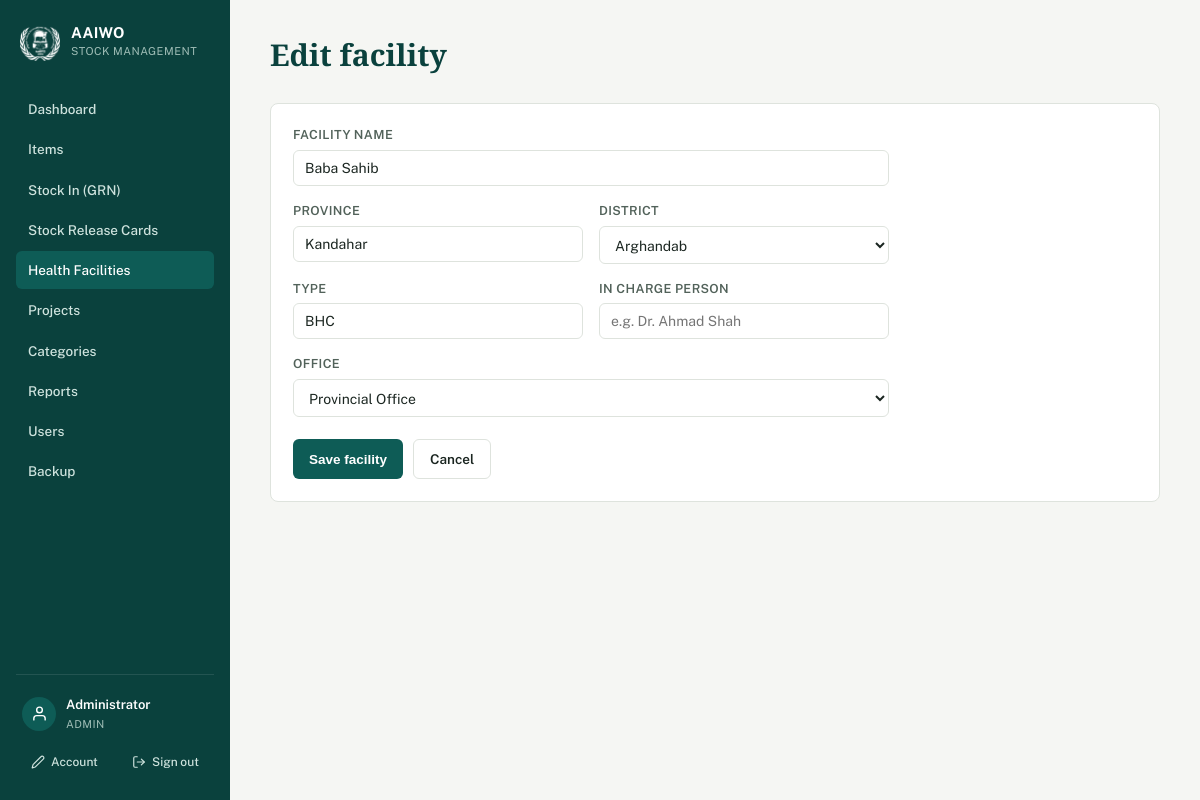
Page /hf_form?id=1 (signed in) on the committed database.
### tables this page shows
CREATE TABLE Users (
            UserID INTEGER PRIMARY KEY AUTOINCREMENT,
            Username TEXT NOT NULL UNIQUE,
            PasswordHash TEXT NOT NULL,
            FullName TEXT,
            Role TEXT NOT NULL DEFAULT 'staff',
            Active INTEGER NOT NULL DEFAULT 1,
            MustChangePassword INTEGER NOT NULL DEFAULT 0,
            CreatedAt TEXT NOT NULL DEFAULT (datetime('now'))
        , FailedLoginAttempts INTEGER NOT NULL DEFAULT 0, LockedUntil TEXT, Office TEXT);

CREATE TABLE HealthFacilities (
    HFID             INTEGER PRIMARY KEY,
    HFName           TEXT NOT NULL,
    DistrictID       INTEGER REFERENCES Districts(DistrictID),
    HFType           TEXT,
    DistributionDate TEXT
, InChargePerson TEXT, Office TEXT DEFAULT 'main', Province TEXT);

CREATE TABLE Districts (
    DistrictID   INTEGER PRIMARY KEY,
    DistrictName TEXT NOT NULL UNIQUE
);

### config/db.php (called while the page is built, shortened)
<?php
function db_file_path(): string {
    return __DIR__ . '/../data/stock_management.sqlite';
}
function db(): PDO {
    static $pdo = null;
    if ($pdo === null) {
        $path = db_file_path();
        $pdo = new PDO('sqlite:' . $path);
        $pdo->setAttribute(PDO::ATTR_ERRMODE, PDO::ERRMODE_EXCEPTION);
        $pdo->setAttribute(PDO::ATTR_DEFAULT_FETCH_MODE, PDO::FETCH_ASSOC);
        $pdo->exec('PRAGMA foreign_keys = ON');
        stockapp_migrate($pdo);
    }
    return $pdo;
}
function stockapp_migrate(PDO $pdo): void {
    $pdo->exec("
        CREATE TABLE IF NOT EXISTS Users (
            UserID INTEGER PRIMARY KEY AUTOINCREMENT,
            Username TEXT NOT NULL UNIQUE COLLATE NOCASE,
            PasswordHash TEXT NOT NULL,
            FullName TEXT,
            Role TEXT NOT NULL DEFAULT 'staff',
            Active INTEGER NOT NULL DEFAULT 1,
            MustChangePassword INTEGER NOT NULL DEFAULT 0,
            CreatedAt TEXT NOT NULL DEFAULT (datetime('now'))
        )
    ");
    $auditCols = [
        'CreatedByUserID' => 'INTEGER',
        'UpdatedByUserID' => 'INTEGER',
        'CreatedAt' => 'TEXT',
        'UpdatedAt' => 'TEXT',
        'GroupName' => 'TEXT',
    ];
    foreach (['StockReceipts', 'StockReleases'] as $table) {
        $existing = array_column($pdo->query('PRAGMA table_info(' . $table . ')')->fetchAll(), 'name');
    }
    $stockReleasesExists = (bool)$pdo->query("SELECT name FROM sqlite_master WHERE type='table' AND name='StockReleases'")->fetchColumn();
    if ($stockReleasesExists) {
        $existingReleaseCols = array_column($pdo->query('PRAGMA table_info(StockReleases)')->fetchAll(), 'name');
    }
    $pdo->exec('CREATE TABLE IF NOT EXISTS Projects (
        ProjectID INTEGER PRIMARY KEY AUTOINCREMENT,
        ProjectName TEXT NOT NULL,
        Description TEXT,
        CreatedByUserID INTEGER,
        CreatedAt TEXT,
        UpdatedByUserID INTEGER,
        UpdatedAt TEXT
    )');
    foreach (['Items', 'StockReceipts', 'StockReleases'] as $projectTable) {
        $existingCols = array_column($pdo->query('PRAGMA table_info(' . $projectTable . ')')->fetchAll(), 'name');
    }
    $categoriesExisted = (bool)$pdo->query("SELECT name FROM sqlite_master WHERE type='table' AND name='ItemCategories'")->fetchColumn();
    $pdo->exec('CREATE TABLE IF NOT EXISTS ItemCategories (
        CategoryID INTEGER PRIMARY KEY AUTOINCREMENT,
        CategoryName TEXT NOT NULL,
        CategoryNameLocal TEXT,
        CreatedAt TEXT
    )');
    $existingItemCols = array_column($pdo->query('PRAGMA table_info(Items)')->fetchAll(), 'name');
    $existingUserCols = array_column($pdo->query('PRAGMA table_info(Users)')->fetchAll(), 'name');
    foreach (['Items', 'HealthFacilities', 'StockReceipts', 'StockReleases'] as $table) {
        $tableExists = (bool)$pdo->query("SELECT name FROM sqlite_master WHERE type='table' AND name='$table'")->fetchColumn();
        $cols = array_column($pdo->query('PRAGMA table_info(' . $table . ')')->fetchAll(), 'name');
    }
    $hfTableExists = (bool)$pdo->query("SELECT name FROM sqlite_master WHERE type='table' AND name='HealthFacilities'")->fetchColumn();
    if ($hfTableExists) {
        $existingHfCols = array_column($pdo->query('PRAGMA table_info(HealthFacilities)')->fetchAll(), 'name');
    }
    $itemsTableExists = (bool)$pdo->query("SELECT name FROM sqlite_master WHERE type='table' AND name='Items'")->fetchColumn();
    if ($itemsTableExists) {
        $existingItemCols = array_column($pdo->query('PRAGMA table_info(Items)')->fetchAll(), 'name');
    }
    $userCount = (int)$pdo->query('SELECT COUNT(*) FROM Users')->fetchColumn();
}

### hf_form.php (the view, shortened to what this page needs)
<?php
require __DIR__ . '/includes/functions.php';
require_login();
$id = isset($_GET['id']) ? (int)$_GET['id'] : null;
$hf = ['HFName'=>'','DistrictID'=>'','HFType'=>'','InChargePerson'=>'','Office'=>null,'Province'=>''];
if ($id) {
    $stmt = db()->prepare('SELECT * FROM HealthFacilities WHERE HFID = ?');
    $stmt->execute([$id]);
    $found = $stmt->fetch();
    $hf = $found;
}
$districts = all_districts();
require __DIR__ . '/includes/header.php';
?>
<div class="page-head">
  <div><h1><?= $id ? 'Edit facility' : 'New facility' ?></h1></div>
</div>
<div class="panel">
  <form class="stack" method="post" style="padding:22px;">
    <div class="field">
      <label>Facility name</label>
      <input type="text" name="HFName" value="<?= h($hf['HFName']) ?>" required placeholder="e.g. Hadira (CHC)">
    </div>
    <div class="row2">
      <div class="field">
        <label>Province</label>
        <input type="text" name="Province" value="<?= h($hf['Province'] ?? '') ?>" placeholder="e.g. Kandahar — leave blank if same as usual">
      </div>
      <div class="field">
        <label>District</label>
        <select name="DistrictID">
          <?php foreach ($districts as $d): ?>
            <option value="<?= $d['DistrictID'] ?>" <?= $hf['DistrictID']==$d['DistrictID']?'selected':'' ?>><?= h($d['DistrictName']) ?></option>
          <?php endforeach; ?>
        </select>
      </div>
    </div>
    <div class="row2">
      <div class="field">
        <label>Type</label>
        <input type="text" name="HFType" list="hfTypeList" value="<?= h($hf['HFType']) ?>" placeholder="e.g. SHC, BHC, CHC — or type a new type">
      </div>
      <div class="field">
        <label>In charge person</label>
        <input type="text" name="InChargePerson" value="<?= h($hf['InChargePerson']) ?>" placeholder="e.g. Dr. Ahmad Shah">
      </div>
    </div>
    <div class="field">
      <label>Office</label>
      <?php if (is_admin()): ?>
        <?= office_select_field('Office', $hf['Office'] ?? null) ?>
      <?php else: ?>
        <input type="text" value="<?= h(office_label(current_user()['Office'] ?? null)) ?>" disabled>
      <?php endif; ?>
    </div>
    <div class="actions">
      <button class="btn" type="submit">Save facility</button>
      <a class="btn secondary" href="health_facilities">Cancel</a>
    </div>
  </form>
</div>
<?php require __DIR__ . '/includes/footer.php'; ?>

### includes/header.php (shortened to what this page needs)
<?php
require_once __DIR__ . '/functions.php';
$me = current_user();
$current = basename($_SERVER['SCRIPT_NAME']);
$importType = $_GET['type'] ?? ($_POST['import_type'] ?? '');
$isImportGrn = ($current === 'import.php' && $importType !== 'card');
$isImportCard = ($current === 'import.php' && $importType === 'card');
?>
<!DOCTYPE html>
<html lang="en">
<head>
<?php
$cssPath = __DIR__ . '/../assets/style.css';
$cssVer = is_file($cssPath) ? filemtime($cssPath) : 1;
?>
<link rel="stylesheet" href="<?= isset($assetPrefix) ? $assetPrefix : '' ?>assets/style.css?v=<?= $cssVer ?>">
</head>
<body>
<div class="shell">
  <aside class="sidebar">
    <div class="brand" title="Afghan Alfouz Innovational Welfare Organization">
      <img src="<?= isset($assetPrefix) ? $assetPrefix : '' ?>assets/logo-white.png" alt="AAIWO" class="brand-mark-logo">
      <div>
        <div class="brand-title">AAIWO</div>
        <div class="brand-sub">Stock Management</div>
      </div>
    </div>
    <nav>
      <a href="index" class="<?= $current==='index.php'?'active':'' ?>">Dashboard</a>
      <a href="items" class="<?= in_array($current, ['items.php','item_form.php','import_items.php','export_items.php'], true) ? 'active' : '' ?>">Items</a>
      <a href="receipts" class="<?= (in_array($current, ['receipts.php','receipt_form.php','receipt_view.php','export_excel.php'], true) || $isImportGrn) ? 'active' : '' ?>">Stock In (GRN)</a>
      <a href="releases" class="<?= (in_array($current, ['releases.php','release_form.php','release_view.php','export_excel.php'], true) || $isImportCard) ? 'active' : '' ?>">Stock Release Cards</a>
      <a href="health_facilities" class="<?= in_array($current, ['health_facilities.php','hf_form.php','import_hf.php','export_hf.php'], true) ? 'active' : '' ?>">Health Facilities</a>
      <?php if (($me['Role'] ?? '') === 'admin'): ?>
        <a href="projects" class="<?= in_array($current, ['projects.php','project_form.php'], true) ? 'active' : '' ?>">Projects</a>
        <a href="categories" class="<?= in_array($current, ['categories.php','category_form.php'], true) ? 'active' : '' ?>">Categories</a>
        <a href="reports" class="<?= $current==='reports.php'?'active':'' ?>">Reports</a>
        <a href="users" class="<?= $current==='users.php'||$current==='user_form.php'?'active':'' ?>">Users</a>
        <a href="backup" class="<?= $current==='backup.php'?'active':'' ?>">Backup</a>
      <?php endif; ?>
    </nav>
    <div class="sidebar-account">
      <div class="account-card">
        <span class="account-avatar" aria-hidden="true">
          <svg viewBox="0 0 24 24" fill="none" stroke="currentColor" stroke-width="2" stroke-linecap="round" stroke-linejoin="round"><path d="M20 21v-2a4 4 0 0 0-4-4H8a4 4 0 0 0-4 4v2"></path><circle cx="12" cy="7" r="4"></circle></svg>
        </span>
        <div class="account-meta">
          <div class="account-name"><?= h($me['FullName'] ?? '') ?></div>
          <div class="account-role">
            <?= h(ucfirst($me['Role'] ?? '')) ?>
          </div>
        </div>
      </div>
      <div class="account-actions">
        <a href="my_account" class="account-action" title="My account">
          <svg viewBox="0 0 24 24" fill="none" stroke="currentColor" stroke-width="2" stroke-linecap="round" stroke-linejoin="round"><path d="M17 3a2.85 2.83 0 1 1 4 4L7.5 20.5 2 22l1.5-5.5Z"></path></svg>
          <span>Account</span>
        </a>
        <a href="logout" class="account-action" title="Sign out">
          <svg viewBox="0 0 24 24" fill="none" stroke="currentColor" stroke-width="2" stroke-linecap="round" stroke-linejoin="round"><path d="M9 21H5a2 2 0 0 1-2-2V5a2 2 0 0 1 2-2h4"></path><polyline points="16 17 21 12 16 7"></polyline><line x1="21" y1="12" x2="9" y2="12"></line></svg>
          <span>Sign out</span>
        </a>
      </div>
    </div>
  </aside>
  <main class="content">

### assets/style.css (style rules this page uses)
:root { --ink: #1B2621; --ink-soft: #52625A; --paper: #F5F6F3; --panel: #FFFFFF; --line: #DEE3DD; --teal: #0E5C56; --teal-dark: #0A413D; --teal-tint: #E4EFEC; --amber: #B5741E; --amber-tint: #FBF0DE; --red: #A3352B; --red-tint: #FBEAE8; --radius: 8px; }
* { box-sizing:border-box; }
html { -webkit-text-size-adjust:100%; }
body { margin:0; font-family:'Public Sans', system-ui, sans-serif; color:var(--ink); background:var(--paper); font-size:15px; line-height:1.5; overflow-x:hidden; }
h1,h2,h3 { font-family:'Source Serif 4', Georgia, serif; font-weight:700; margin:0 0 4px; color:var(--teal-dark); }
a { color:var(--teal);text-decoration:none; }
.shell { display:flex;min-height:100vh; }
.sidebar { width:230px; flex-shrink:0; background:var(--teal-dark); color:#EAF2F0; display:flex; flex-direction:column; padding:22px 16px; position:sticky; top:0; height:100vh; overflow-y:auto; }
.brand { display:flex;align-items:center;gap:11px;margin-bottom:28px;padding:0 4px; }
.brand-mark-logo { width:40px;height:40px;object-fit:contain; flex-shrink:0; }
.brand-title { font-weight:700;font-size:15px;color:#fff;line-height:1.2;letter-spacing:.02em; }
.brand-sub { font-size:11px;color:#9FBDB6;letter-spacing:.04em;text-transform:uppercase;margin-top:1px; }
.sidebar nav { display:flex;flex-direction:column;gap:2px; }
.sidebar nav a { color:#CFE3DE; padding:9px 12px; border-radius:6px; font-size:13.5px; font-weight:500; }
.sidebar nav a.active { background:var(--teal);color:#fff; }
.sidebar-account { margin-top:auto; padding-top:14px; border-top:1px solid rgba(255,255,255,.10); }
.account-card { display:flex; align-items:center; gap:10px; padding:6px 6px; border-radius:10px; }
.account-avatar { width:34px;height:34px;flex-shrink:0; border-radius:50%; background:var(--teal); color:#fff; display:flex;align-items:center;justify-content:center; }
.account-avatar svg { width:17px;height:17px; }
.account-meta { min-width:0;overflow:hidden; }
.account-name { font-size:13px;font-weight:600;color:#fff; white-space:nowrap;overflow:hidden;text-overflow:ellipsis; }
.account-role { font-size:11px;color:#9FBDB6;text-transform:uppercase;letter-spacing:.04em;margin-top:1px; }
.account-actions { display:flex;gap:4px;margin-top:8px; }
.account-action { flex:1; display:flex;align-items:center;justify-content:center;gap:6px; padding:7px 6px; border-radius:7px; font-size:12px;font-weight:500; color:#CFE3DE; white-space:nowrap; }
.account-action svg { width:14px;height:14px;flex-shrink:0; }
.content { flex:1;padding:32px 40px;max-width:1180px; }
.page-head { display:flex;justify-content:space-between;align-items:flex-end;margin-bottom:22px;gap:16px;flex-wrap:wrap; }
.panel { background:var(--panel);border:1px solid var(--line);border-radius:var(--radius);overflow:hidden;margin-bottom:24px; }
.btn { display:inline-flex;align-items:center;gap:6px; background:var(--teal);color:#fff;border:none; padding:9px 16px;border-radius:6px;font-size:13.5px;font-weight:600; cursor:pointer;text-decoration:none; }
.btn.secondary { background:var(--panel);color:var(--ink);border:1px solid var(--line); }
form.stack { max-width:640px; }
.field { margin-bottom:16px; }
.field label { display:block;font-size:12.5px;font-weight:600;color:var(--ink-soft);margin-bottom:5px;text-transform:uppercase;letter-spacing:.03em; }
.field input, .field select, .field textarea { width:100%;padding:9px 11px;border:1px solid var(--line);border-radius:6px; font-family:inherit;font-size:14px;background:#fff;color:var(--ink); }
.row2 { display:grid;grid-template-columns:1fr 1fr;gap:16px; }
.actions { display:flex;gap:10px;margin-top:22px; }

### rows in the picture
users: FullName "Administrator", Role "ADMIN"
healthfacilities: HFName "Baba Sahib", Province "Kandahar", DistrictID "Arghandab", HFType "BHC"

### other values in the picture
form field Office "Provincial Office"
